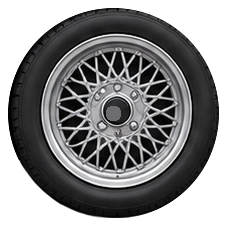
#> input picture games/garage-evolution/painted/aero-w1.webp, 227 x 227 px
$ python -i polish-factory-wheels.py   (imports and definitions only)
#> lines starting #> are read from the running program, lines starting #| are printed output that depends on the picture; after the words box and inside, x2 and y2 are one past the last pixel; in counts of white or black regions, pixels touching at a corner belong together
#!/usr/bin/env python3
"""Restore a clean, concentric factory tyre on each existing vehicle wheel.

Only the cut-out sprites are changed; vehicle IDs, repair state, axle geometry,
paint and engine mechanics stay intact. The inner spoke and rim photography is
preserved. A dark circular sidewall hides fender paint and floor flecks that
used to rotate with the wheel, and the hub is optically re-centred ONLY when
circular symmetry improves by at least 24%.
"""
from __future__ import annotations

import math
from pathlib import Path
import numpy as np
from PIL import Image

ROOT = Path(__file__).resolve().parents[2]
FOLDER = ROOT / 'games/garage-evolution/painted'


def estimate_hub_offset(src: Image.Image) -> tuple[float, float, float]:
    base = src.resize((96, 96), Image.Resampling.LANCZOS).convert('RGBA')
    pixels = np.asarray(base, dtype=np.float32)
    grey = pixels[..., 0] * .2126 + pixels[..., 1] * .7152 + pixels[..., 2] * .0722
    alpha = pixels[..., 3] / 255
    angles = np.arange(64, dtype=np.float64) * (2 * math.pi / 64)
    rings = [.105, .15, .20, .25, .31]
    coords = [(np.cos(angles) * 44 * rad, np.sin(angles) * 44 * rad) for rad in rings]

    def score(dx: int, dy: int) -> float:
        total = 0.0
        for xs, ys in coords:
            x = np.rint(47.5 + dx + xs).astype(np.int32)
            y = np.rint(47.5 + dy + ys).astype(np.int32)
            if np.any(x < 0) or np.any(y < 0) or np.any(x >= 96) or np.any(y >= 96):
                return 1e6
            intensities = grey[y, x]
            total += float(np.std(intensities) * np.mean(alpha[y, x]))
        return total

    original = score(0, 0)
    best = (original, 0, 0)
    for dy in range(-6, 7):
        for dx in range(-6, 7):
            cost = score(dx, dy) + .15 * (dx * dx + dy * dy)
            if cost < best[0]:
                best = (cost, dx, dy)
    # A small numeric improvement is often just a reflection / red caliper.
    # Do not move an already centred hub based on it.
    if original < 5 or best[0] >= original * .76:
        return 0.0, 0.0, best[0] / max(1, original)
    return best[1] / 96.0, best[2] / 96.0, best[0] / original


def polish(path: Path) -> tuple[int, int, float]:
    original = Image.open(path).convert('RGBA')
#> original is the input picture: PIL image 227x227 RGBA; mean R, G, B, A 59.8, 59.9, 61, 171
    w, h = original.size
#> w = 227; h = 227
    if min(w, h) < 50 or abs(w - h) > max(w, h) * .08:
        raise RuntimeError(f'{path.name}: wheel texture is not square: {w}x{h}')

    nx, ny, quality = estimate_hub_offset(original)
#> in estimate_hub_offset, `base = src.resize((96, 96), Image.Resampling.LANCZOS).convert('RGBA')`:
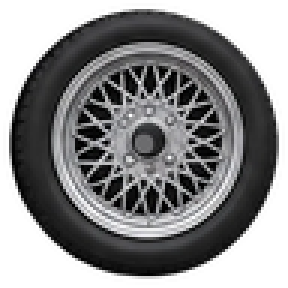
#> base: PIL image 96x96 RGBA (shown 3 times larger); mean R, G, B, A 54.7, 54.7, 55.5, 171.1; transparent parts drawn white
#> in estimate_hub_offset, `grey = pixels[..., 0] * .2126 + pixels[..., 1] * .7152 + pixels[..., 2..`:
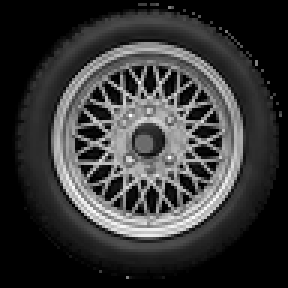
#> grey: shape (96, 96) float32 (shown 3 times larger); min 0, max 255, mean 54.8
#> in estimate_hub_offset, `alpha = pixels[..., 3] / 255`:
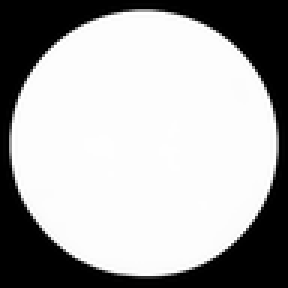
#> alpha: shape (96, 96) float32 (shown 3 times larger); min 0, max 1, mean 0.671
#> the loop in score, `for xs, ys in coords:` made 5 passes
#> total on passes 1 to 5: 41.31, 99.18, 129.2, 163.6, 217.5
#> after the loop in score, `for xs, ys in coords:`: total = 217.5
#> in estimate_hub_offset, `best = (original, 0, 0)`: best = (217.5, 0, 0)
#> after the loop in estimate_hub_offset, `for dy in range(-6, 7):`: best = (157.2, 1, -1)
#> nx = 0.0104; ny = -0.0104; quality = 0.723
    shift_x = int(round(nx * w))
#> shift_x = 2
    shift_y = int(round(ny * h))
#> shift_y = -2
    if shift_x or shift_y:
        shifted = Image.new('RGBA', original.size)
#> shifted: PIL image 227x227 RGBA; every value is 0
        shifted.paste(original, (-shift_x, -shift_y))
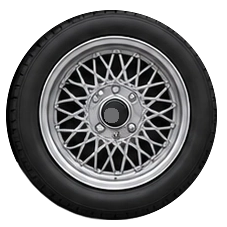
#> shifted: PIL image 227x227 RGBA; mean R, G, B, A 59.6, 59.8, 60.9, 171; transparent parts drawn white
        original = shifted

    arr = np.asarray(original, dtype=np.uint8).copy()
    yy, xx = np.ogrid[:h, :w]
#> yy = 227 values from 0 to 226
    cx, cy = (w - 1) / 2, (h - 1) / 2
#> cx = 113; cy = 113
    r = min(w, h) / 2 / 1.045
#> r = 108.6
    distance = np.sqrt((xx - cx) ** 2 + (yy - cy) ** 2)
    # Preserve the spokes and brake details inside the wheel. Replace only
    # the contaminated last ~11% of the radius with an even rubber sidewall.
    tyre_sample = ((distance > r * .73) & (distance < r * .88) &
                   (arr[..., 3] > 155) & (arr[..., :3].max(axis=2) < 115))
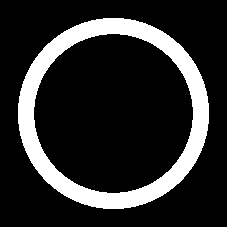
#> tyre_sample: shape (227, 227) bool; 17.4% white; 1 white region, box (x1, y1, x2, y2) and area: (18, 18, 209, 209) 8948
    if np.any(tyre_sample):
        tyre = np.median(arr[..., :3][tyre_sample], axis=0)
#> tyre = [43, 43, 44]
    else:
        tyre = np.array([32, 34, 39], dtype=np.float32)
    tyre = np.clip(tyre, [18, 19, 22], [52, 55, 61]).astype(np.float32)
    # Subtle fixed lighting stays on the wheel while the spokes rotate.
    grad = np.clip(.98 - .11 * (distance / r - .5), .83, 1.08)[..., None]
    sidewall = np.clip(tyre[None, None, :] * grad, 0, 255)
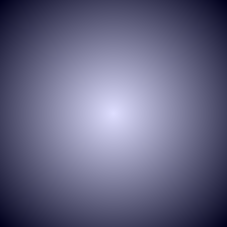
#> sidewall: shape (227, 227, 3) float64; mean of channels 0, 1, 2 40.7, 40.7, 41.7; drawn with min black and max white
    blend = np.clip((distance / r - .86) / .085, 0, 1)[..., None]
    arr[..., :3] = np.uint8(np.clip(arr[..., :3] * (1 - blend) + sidewall * blend, 0, 255))
    # No jagged transparency around the tyre's circumference; feather the
    # boundary subpixel-smoothly while keeping the rim opening opaque.
    coverage = np.uint8(np.clip((r + .4 - distance) * 255 / max(1, r * .018), 0, 255))
    # The original photo may have missing pixels within a tire / rim, but a
    # wheel mounted on a car is opaque over its circular rubber body.
    arr[..., 3] = np.maximum(arr[..., 3], coverage)
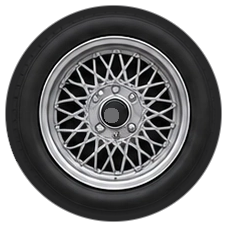
#> arr: shape (227, 227, 4); mean R, G, B, A 68, 68, 69.2, 181.5; transparent parts drawn white
    arr[..., 3][distance > r + 1] = 0
    output = Image.fromarray(arr, 'RGBA')
    output.save(path, 'WEBP', quality=97, method=5, exact=True)
    return shift_x, shift_y, round(quality, 3)


def main():
    items = sorted(FOLDER.glob('*-w*.webp'))
    if len(items) < 140:
        raise RuntimeError(f'Only {len(items)} wheels found; refusing incomplete import')
    moved = []
    for n, path in enumerate(items):
        dx, dy, confidence = polish(path)
        if dx or dy:
            moved.append((path.name, dx, dy, confidence))
        if n % 50 == 0:
            print(f'Wheel {n + 1}/{len(items)}: {path.name}', flush=True)
    print(f'POLISHED {len(items)} car-specific wheels, recentered {len(moved)} hubs', flush=True)
    for name, dx, dy, score in moved[:120]:
        print(f'CENTERED {name} by {dx:+d},{dy:+d} px (relative symmetry {score})', flush=True)


# [2 lines not run here, left out]

>>> result = polish('../../games/garage-evolution/painted/aero-w1.webp')
#> result = (2, -2, 0.723)

$ run again, on games/garage-evolution/painted/bigwing-w0.webp
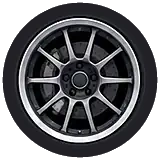
#> input picture games/garage-evolution/painted/bigwing-w0.webp, 160 x 160 px
#> in polish, original is the input picture: PIL image 160x160 RGBA; mean R, G, B, A 55.4, 55.5, 59.6, 187.2
#> the loop in score, `for xs, ys in coords:` made 5 passes
#> total on passes 1 to 5: 24.67, 39.02, 61.85, 81.52, 153.2
#> after the loop in score, `for xs, ys in coords:`: total = 153.2
#> best = (153.2, 0, 0)
#> nx = 0; quality = 1
#> shift_x = 0
#> in polish, `tyre_sample = ((distance > r * .73) & (distance < r * .88) & (arr[...,..`:
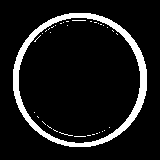
#> tyre_sample: shape (160, 160) bool; 9.7% white; 35 white regions (34 under 20 px), largest, box (x1, y1, x2, y2) and area: (13, 13, 147, 147) 2367
#> tyre = [35, 36, 40]
#> in polish, `sidewall = np.clip(tyre[None, None, :] * grad, 0, 255)`:
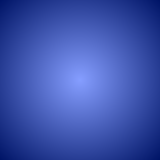
#> sidewall: shape (160, 160, 3) float64; mean of channels 0, 1, 2 33.1, 34.1, 37.9; drawn with min black and max white
#> result = (0, 0, 1)

$ run again, on games/garage-evolution/painted/blueline-w0.webp
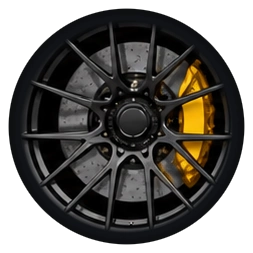
#> input picture games/garage-evolution/painted/blueline-w0.webp, 253 x 253 px
#> in polish, original is the input picture: PIL image 253x253 RGBA; mean R, G, B, A 36.6, 34.8, 31, 173.9
#> the loop in score, `for xs, ys in coords:` made 5 passes
#> total on passes 1 to 5: 21.34, 42.74, 73.04, 112.3, 154.2
#> after the loop in score, `for xs, ys in coords:`: total = 154.2
#> in estimate_hub_offset, `best = (original, 0, 0)`: best = (154.2, 0, 0)
#> after the loop in estimate_hub_offset, `for dy in range(-6, 7):`: best = (108.1, 3, -4)
#> nx = 0.0312; ny = -0.0417; quality = 0.701
#> shift_x = 8
#> shift_y = -11
#> tyre_sample: shape (253, 253) bool; 16.5% white; 3 white regions (2 under 20 px), largest, box (x1, y1, x2, y2) and area: (20, 20, 233, 232) 10552
#> in polish, `tyre = np.median(arr[..., :3][tyre_sample], axis=0)`: tyre = [15, 16, 19]
#> in polish, `tyre = np.clip(tyre, [18, 19, 22], [52, 55, 61]).astype(np.float32)`: tyre = [18, 19, 22]
#> in polish, `arr[..., 3][distance > r + 1] = 0`:
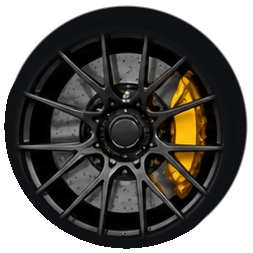
#> arr: shape (253, 253, 4); mean R, G, B, A 36.3, 34.1, 30.9, 183.4; transparent parts drawn white
#> result = (8, -11, 0.701)
